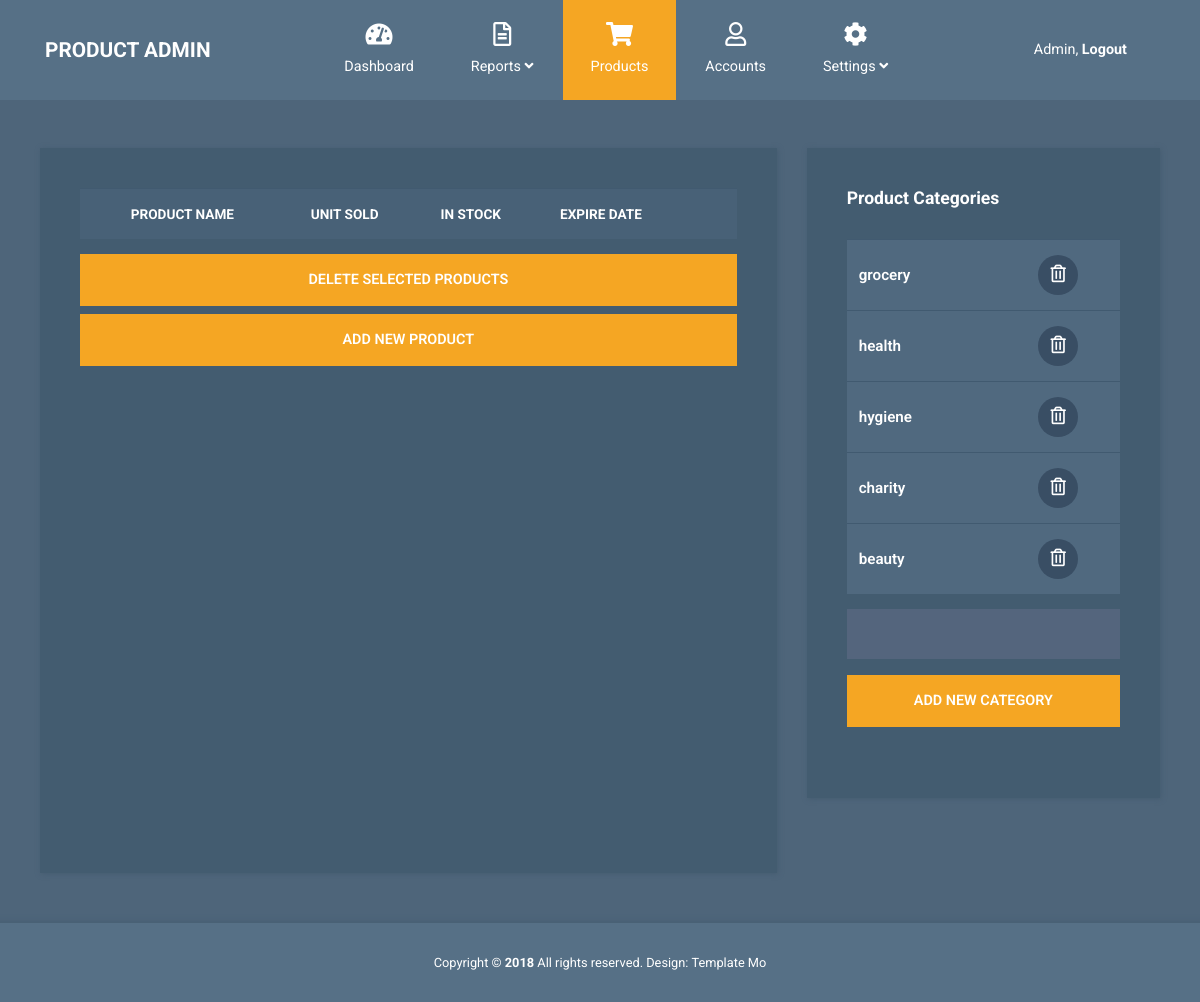
/admin/products (signed in), run on an earlier commit of the app's database.
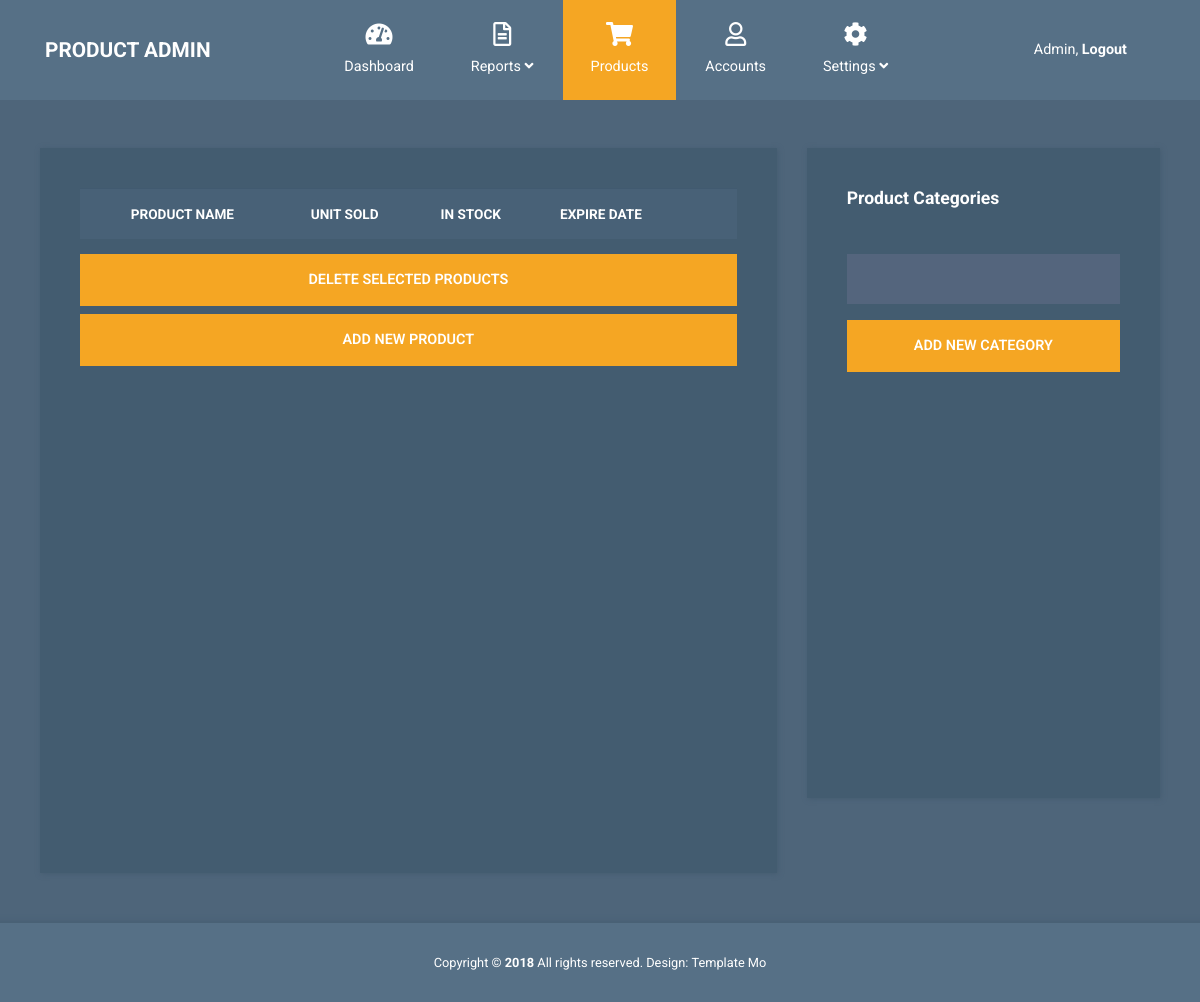
And on a later commit of the database.
### myproject/models.py (models this page shows, shortened)
class Category(db.Model):
    __tablename__ = "categories"
    id = db.Column(db.Integer,primary_key=True)
    name = db.Column(db.String)
    products = db.relationship("Product",backref="category",lazy="dynamic")

### myproject/admin/views.py (the view)
@admin_blueprint.route("/products",methods=["GET","POST"])
@admin_required
def manage_products():
    product_list = Product.query.all()
    category_list = Category.query.all()
    add_category_form = AddCategoryFrom()
    if add_category_form.validate_on_submit():
        name = add_category_form.name.data
        category = Category(name)
        db.session.add(category)
        db.session.commit()
        return redirect(url_for("admin.manage_products"))
    return render_template("admin-products.html",product_list=product_list,category_list=category_list,category_form = add_category_form)

### myproject/admin/forms.py
class AddCategoryFrom(FlaskForm):
    name = StringField(validators=[DataRequired()])
    submit = SubmitField("ADD NEW CATEGORY")

### myproject/admin/views.py (called while the page is built)
def admin_required(func):
    @wraps(func)
    @login_required
    def decorated_view(*args, **kwargs):
        if not Admin.query.filter_by(user_id=current_user.id).first():
            return current_app.login_manager.unauthorized()
        return func(*args, **kwargs)
    return decorated_view

### myproject/models.py (called while the page is built)
@login_manager.user_loader
def load_user(user_id):
    return User.query.get(user_id)

### myproject/admin/templates/admin/admin-products.html (shortened to what this page needs)
<!DOCTYPE html>
<html lang="en">
  <head>
    <link rel="stylesheet" href="{{url_for('static',filename='css/fontawesome.min.css')}}" />
    <link rel="stylesheet" href="{{url_for('static',filename='css/bootstrap.min.css')}}" />
    <link rel="stylesheet" href="{{url_for('static',filename='css/templatemo-style.css')}}">
  </head>
  <body id="reportsPage">
    <nav class="navbar navbar-expand-xl">
      <div class="container h-100">
        <a class="navbar-brand" href="index.html">
          <h1 class="tm-site-title mb-0">Product Admin</h1>
        </a>
        <div class="collapse navbar-collapse" id="navbarSupportedContent">
          <ul class="navbar-nav mx-auto h-100">
            <li class="nav-item">
              <a class="nav-link" href="{{url_for('admin.index')}}">
                <i class="fas fa-tachometer-alt"></i> Dashboard
              </a>
            </li>
            <li class="nav-item dropdown">
              <a
                class="nav-link dropdown-toggle"
                href="#"
                id="navbarDropdown"
                role="button"
                data-toggle="dropdown"
                aria-haspopup="true"
                aria-expanded="false">
                <i class="far fa-file-alt"></i>
                <span> Reports <i class="fas fa-angle-down"></i> </span>
              </a>
            </li>
            <li class="nav-item">
              <a class="nav-link active" href="{{url_for('admin.manage_products')}}">
                <i class="fas fa-shopping-cart"></i> Products
              </a>
            </li>
            <li class="nav-item">
              <a class="nav-link" href="accounts.html">
                <i class="far fa-user"></i> Accounts
              </a>
            </li>
            <li class="nav-item dropdown">
              <a
                class="nav-link dropdown-toggle"
                href="#"
                id="navbarDropdown"
                role="button"
                data-toggle="dropdown"
                aria-haspopup="true"
                aria-expanded="false">
                <i class="fas fa-cog"></i>
                <span> Settings <i class="fas fa-angle-down"></i> </span>
              </a>
            </li>
          </ul>
          <ul class="navbar-nav">
            <li class="nav-item">
              <a class="nav-link d-block" href="{{url_for('admin.logout')}}">
                Admin, <b>Logout</b>
              </a>
            </li>
          </ul>
        </div>
      </div>
    </nav>
    <div class="container mt-5">
      <div class="row tm-content-row">
        <div class="col-sm-12 col-md-12 col-lg-8 col-xl-8 tm-block-col">
          <div class="tm-bg-primary-dark tm-block tm-block-products">
            <div class="tm-product-table-container">
              <form method="POST" action="{{url_for('admin.delete_products')}}">
                <table class="table table-hover tm-table-small tm-product-table">
                  <thead>
                    <tr>
                      <th scope="col">&nbsp;</th>
                      <th scope="col">PRODUCT NAME</th>
                      <th scope="col">UNIT SOLD</th>
                      <th scope="col">IN STOCK</th>
                      <th scope="col">EXPIRE DATE</th>
                      <th scope="col">&nbsp;</th>
                    </tr>
                  </thead>
                </table>
              </div>
              <input type="submit" class="btn btn-primary btn-block text-uppercase" value="Delete selected products ">
            <a
              href="{{url_for('admin.add_products')}}"
              class="btn btn-primary btn-block text-uppercase mb-3">Add new product</a>
          </div>
        </div>
        <div class="col-sm-12 col-md-12 col-lg-4 col-xl-4 tm-block-col">
          <div class="tm-bg-primary-dark tm-block tm-block-product-categories">
            <h2 class="tm-block-title">Product Categories</h2>
            <div class="tm-product-table-container">
              <table class="table tm-table-small tm-product-table">
                <tbody>
                  {% for category in category_list %}
                    <tr>
                      <td class="tm-product-name">{{category.name}}</td>
                      <td class="text-center">
                        <a href="/admin/delete-category/{{category.name}}" class="tm-product-delete-link">
                          <i class="far fa-trash-alt tm-product-delete-icon"></i>
                        </a>
                      </td>
                    </tr>
                  {% endfor %}
                </tbody>
              </table>
            </div>
            <form method="POST">
              <div class="form-group mb-3">
                {{category_form.name(id="category",class="form-control validate")}}
              </div>
                {{category_form.submit(class="btn btn-primary btn-block text-uppercase mb-3")}}
            </form>
          </div>
        </div>
      </div>
    </div>
    <footer class="tm-footer row tm-mt-small">
      <div class="col-12 font-weight-light">
        <p class="text-center text-white mb-0 px-4 small">
          Copyright &copy; <b>2018</b> All rights reserved.
          Design: <a rel="nofollow noopener" href="https://templatemo.com" class="tm-footer-link">Template Mo</a>
        </p>
      </div>
    </footer>
  </body>
</html>

### myproject/static/css/templatemo-style.css (style rules this page uses)
html { font-size: 16px; overflow-x: hidden; }
body { font-family: Roboto, Helvetica, Arial, sans-serif; background-color: #4e657a; overflow-x: hidden; }
a { transition: all 0.3s ease; }
.navbar-brand { display: flex; align-items: center; }
.tm-site-title { display: inline-block; text-transform: uppercase; font-size: 1.3rem; font-weight: 700; color: #fff; }
.navbar { height: 100px; background-color: #567086; padding: 0; }
.navbar .container { position: relative; }
.tm-mt-small { margin-top: 20px; }
.tm-block-col { margin-bottom: 30px; }
.tm-block { padding: 40px; -webkit-box-shadow: 1px 1px 5px 0 #455c71; -moz-box-shadow: 1px 1px 5px 0 #455c71; box-shadow: 1px 1px 5px 0 #455c71; min-height: 350px; height: 100%; max-height: 450px; }
.tm-block-title { font-size: 1.1rem; font-weight: 700; color: #fff; margin-bottom: 30px; }
.nav-link { color: #fff; height: 100%; display: flex; align-items: center; justify-content: center; flex-direction: column; font-size: 90%; }
.nav-link > i { margin-bottom: 10px; margin-right: 0; font-size: 1.5rem; }
.dropdown-item, .nav-link { padding: 15px 20px; }
.navbar-nav .active > .nav-link, .navbar-nav .nav-link.active { background-color: #f5a623; color: #fff; }
.navbar-nav .nav-link.active i { color: #fff; }
.nav-item { text-align: center; }
.nav-item:last-child { margin-right: 0; }
.dropdown-toggle::after { display: none; }
.tm-content-row { justify-content: space-between; margin-left: -20px; margin-right: -20px; }
.table { background-color: #50697f; color: #fff; font-size: 85%; margin-bottom: 0; }
thead { background-color: #486177; color: #fff; }
.table thead th { border-bottom: 0; }
.form-control { background-color: #54657d; color: #fff; border: 0; }
.form-control { padding: 19px 18px; border-radius: 0; height: 50px; }
.form-group { margin-bottom: 15px; }
.btn { border-radius: 0; padding: 13px 28px; transition: all 0.2s ease; max-width: 100%; }
.btn-primary { color: #fff; background-color: #f5a623; border: 2px solid #f5a623; font-size: 90%; font-weight: 600; }
.table td, .table th { border-top: 1px solid #415a70; padding: 15px 25px; vertical-align: middle; }
.tm-table-small td, .tm-table-small th { padding-left: 12px; padding-right: 12px; }
.tm-bg-primary-dark { background-color: #435c70; }
.tm-block-products { min-height: 725px; }
.tm-block-product-categories { min-height: 650px; }
.tm-product-table-container { max-height: 465px; margin-bottom: 15px; overflow-y: scroll; }
.tm-product-table tr { font-weight: 600; }
.tm-footer { background-color: #567086; padding-top: 30px; padding-bottom: 30px; -webkit-box-shadow: 0 -3px 5px 0 rgba(69, 92, 113, 0.59); -moz-box-shadow: 0 -3px 5px 0 rgba(69, 92, 113, 0.59); box-shadow: 0 -3px 5px 0 rgba(69, 92, 113, 0.59); }
.tm-footer-link { color: white; }
@media (min-width: 1200px) { .navbar-expand-xl .navbar-nav .nav-link { padding-left: 28px; padding-right: 28px; } }
@media (min-width: 1200px) { .navbar-collapse { height: 100%; } }
@media (max-width: 1275px) and (min-width: 1200px) { .nav-item { margin-right: 15px; } }
@media (max-width: 1350px) { .nav-item { margin-right: 1px; } }

What changed in the data, as far as the page shows it:
removed Category: name "grocery"
removed Category: name "health"
removed Category: name "hygiene"
removed Category: name "charity"
removed Category: name "beauty"
